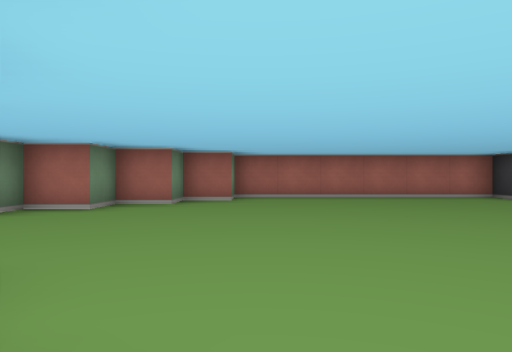
[1] (above)

12 first-person views from a walk through a cub3D maze. The camera is about half as high as the walls, looks level and sees 70° across. The floor is counted in squares. Each view is taken from the middle of a square. On the plan, view 1 faces up. The plan holds only what a view shows up to about 9 squares ahead; the rest is blank.

[2]
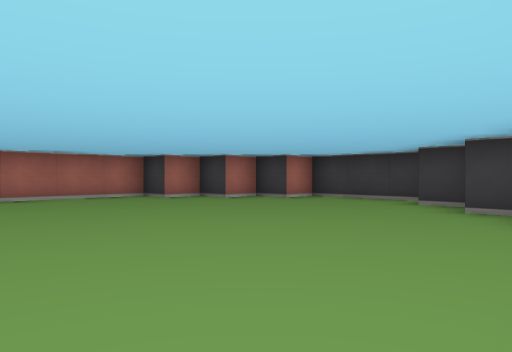

[3]
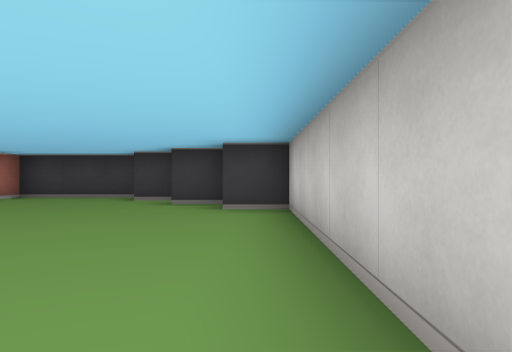

[4]
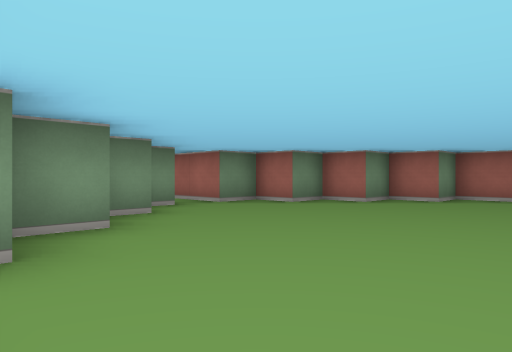

[5]
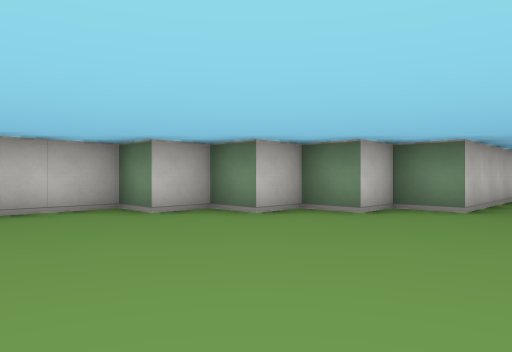

[6]
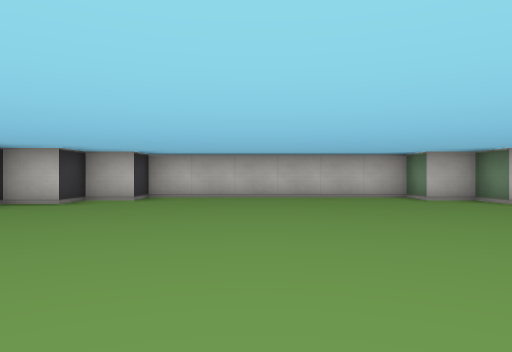

[7]
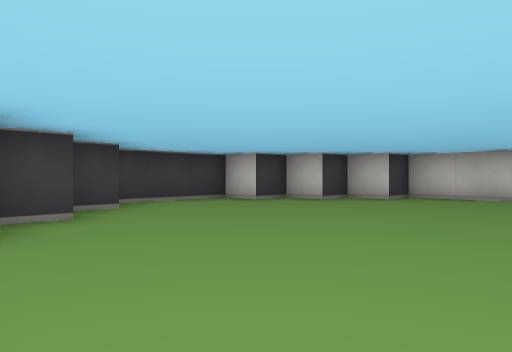

[8]
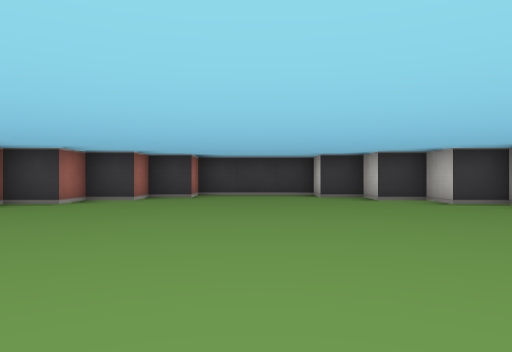

[9]
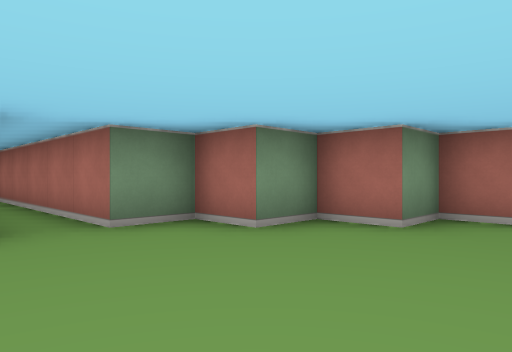

[10]
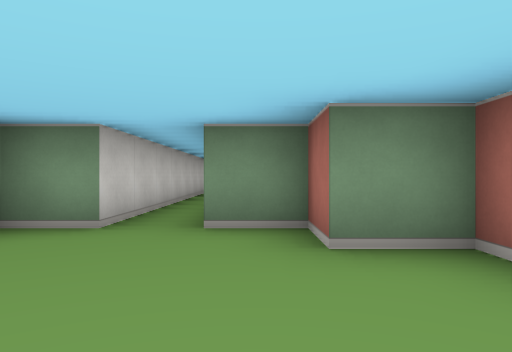

[11]
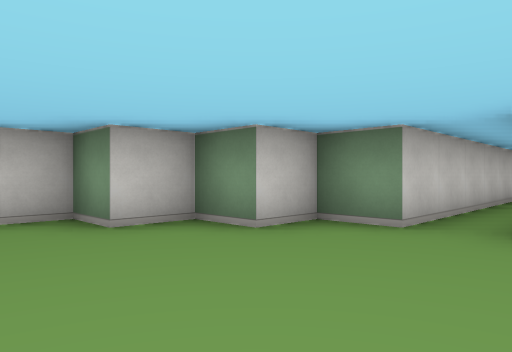

[12]
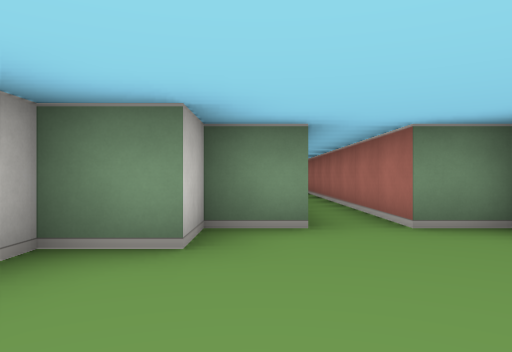

### Floor plan
Points are (right, up) in squares from view 1. A wall is a line through its corners. A room is listed if a view was taken in it or the views show most of it. See-through windows are left out.
Room 1 (views 1, 2, 3, 4, 5, 6, 7, 8, 9, 10, 11, 12)
walls: (-3.5, 3.5) (-3.5, 2.5) (-2.5, 2.5) (-2.5, 1.5) (-1.5, 1.5) (-1.5, 0.5) (-0.5, 0.5) (-0.5, -0.5) (5.5, -0.5) (5.5, 0.5) (6.5, 0.5) (6.5, 1.5) (7.5, 1.5) (7.5, 2.5) (8.5, 2.5) (8.5, 5.5) (7.5, 5.5) (7.5, 6.5) (6.5, 6.5) (6.5, 7.5) (5.5, 7.5) (5.5, 8.5) (-0.5, 8.5) (-0.5, 7.5) (-1.5, 7.5) (-1.5, 6.5) (-2.5, 6.5) (-2.5, 5.5) (-3.5, 5.5) (-3.5, 4.5)
ways out: opening at (-3, 4)

Where each view was taken, in squares from view 1:
view 1: 0 up, 0 right, facing up
view 2: 0 up, 1 right, facing up-right
view 3: 0 up, 0 right, facing right
view 4: 0 up, 2 right, facing up-left
view 5: 5 up, 2 right, facing down-left
view 6: 8 up, 3 right, facing down
view 7: 8 up, 2 right, facing down-right
view 8: 4 up, 1 left, facing right
view 9: 3 up, 0 right, facing up-left
view 10: 5 up, 0 right, facing left
view 11: 5 up, 0 right, facing down-left
view 12: 3 up, 0 right, facing left
